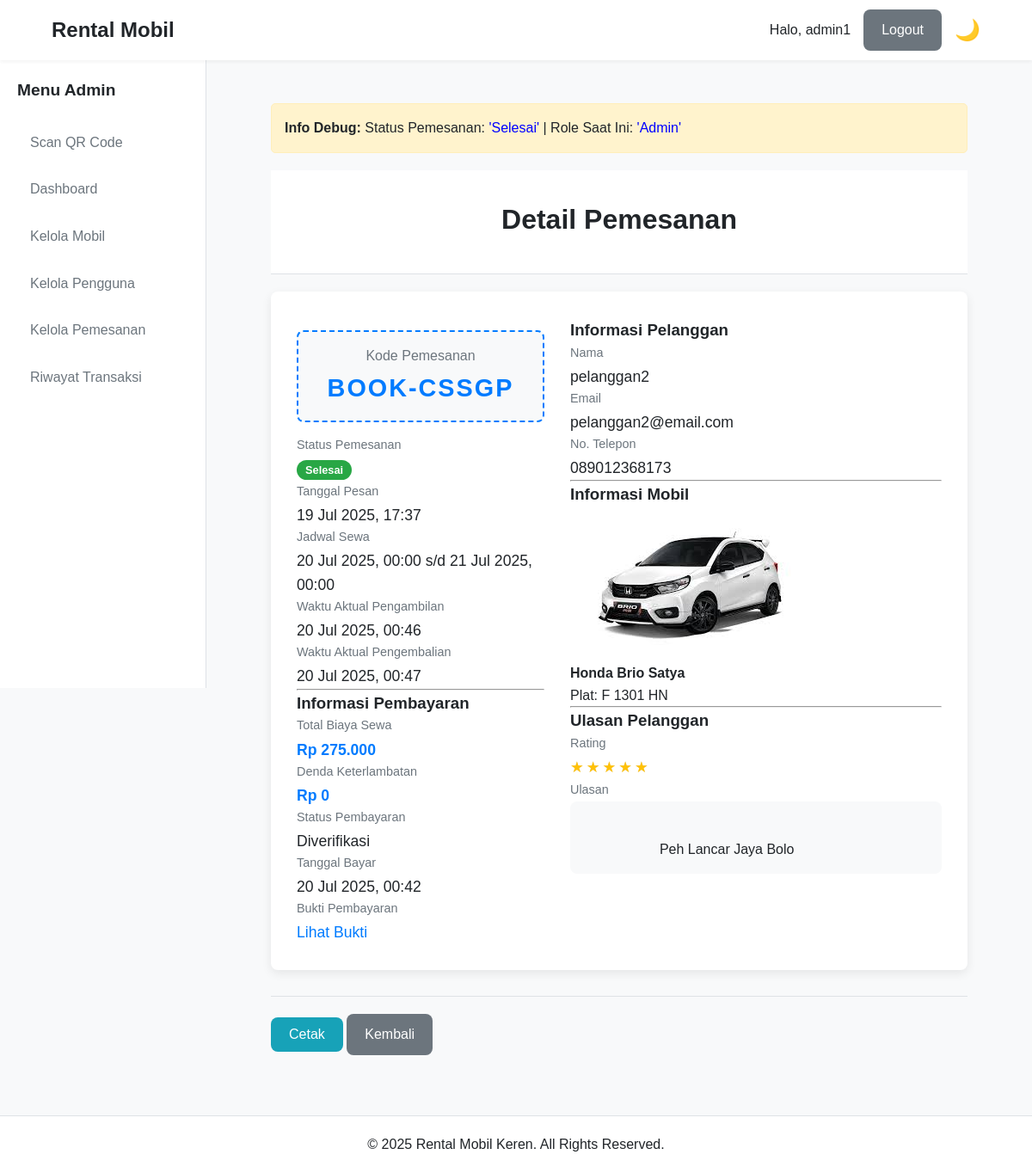
Page /actions/pemesanan/detail.php?id=4 (signed in) on the committed database.
### tables this page shows
CREATE TABLE `pemesanan` (
  `id_pemesanan` int(11) NOT NULL,
  `kode_pemesanan` varchar(10) NOT NULL,
  `id_pengguna` int(11) NOT NULL,
  `id_mobil` int(11) NOT NULL,
  `tanggal_mulai` datetime NOT NULL,
  `tanggal_selesai` datetime NOT NULL,
  `tanggal_pengembalian` datetime DEFAULT NULL,
  `total_biaya` decimal(12,2) NOT NULL,
  `total_denda` decimal(12,2) DEFAULT 0.00,
  `total_biaya_diajukan` decimal(12,2) DEFAULT NULL,
  `status_pemesanan` enum('Menunggu Pembayaran','Dikonfirmasi','Berjalan','Selesai','Dibatalkan','Pengajuan Pembatalan','Pengajuan Ambil Cepat','Menunggu Pembayaran Denda','Pengajuan Ditolak') NOT NULL,
  `alasan_pembatalan` text DEFAULT NULL,
  `rekening_pembatalan` varchar(50) DEFAULT NULL,
  `rating_pengguna` int(1) DEFAULT NULL,
  `review_pelanggan` text DEFAULT NULL,
  `catatan_admin` varchar(255) DEFAULT NULL,
  `waktu_pengambilan` datetime DEFAULT NULL,
  `waktu_pengembalian` datetime DEFAULT NULL,
  `tgl_mulai_diajukan` datetime DEFAULT NULL,
  `tanggal_pemesanan` timestamp NOT NULL DEFAULT current_timestamp()
);

CREATE TABLE `pembayaran` (
  `id_pembayaran` int(11) NOT NULL,
  `id_pemesanan` int(11) NOT NULL,
  `tanggal_bayar` datetime NOT NULL,
  `jumlah_bayar` decimal(12,2) NOT NULL,
  `metode_pembayaran` varchar(50) NOT NULL,
  `bukti_pembayaran` varchar(255) DEFAULT NULL,
  `status_pembayaran` enum('Menunggu Verifikasi','Diverifikasi','Ditolak') NOT NULL,
  `keterangan` text DEFAULT NULL,
  `id_karyawan_verif` int(11) DEFAULT NULL
);

CREATE TABLE `pengguna` (
  `id_pengguna` int(11) NOT NULL,
  `username` varchar(50) NOT NULL,
  `password` varchar(255) NOT NULL,
  `nama_lengkap` varchar(100) NOT NULL,
  `email` varchar(100) NOT NULL,
  `no_telp` varchar(15) NOT NULL,
  `alamat` text DEFAULT NULL,
  `role` enum('Admin','Karyawan','Pelanggan') NOT NULL DEFAULT 'Pelanggan',
  `created_at` timestamp NOT NULL DEFAULT current_timestamp()
);

CREATE TABLE `mobil` (
  `id_mobil` int(11) NOT NULL,
  `plat_nomor` varchar(10) NOT NULL,
  `merk` varchar(50) NOT NULL,
  `model` varchar(50) NOT NULL,
  `tahun` year(4) NOT NULL,
  `jenis_mobil` varchar(50) DEFAULT NULL,
  `harga_sewa_harian` decimal(10,2) NOT NULL,
  `denda_per_hari` decimal(10,2) NOT NULL,
  `status` enum('Tersedia','Disewa','Perawatan','Tidak Aktif') NOT NULL DEFAULT 'Tersedia',
  `gambar_mobil` varchar(255) DEFAULT NULL,
  `spesifikasi` text DEFAULT NULL,
  `kelas_mobil` enum('Low level','Mid level','High level','Luxury') DEFAULT 'Mid level',
  `updated_at` timestamp NOT NULL DEFAULT current_timestamp() ON UPDATE current_timestamp()
);

### includes/functions.php (called while the page is built, shortened)
<?php
function format_rupiah($angka) {
    return 'Rp ' . number_format($angka, 0, ',', '.');
}
?>

### actions/pemesanan/detail.php (the view, shortened to what this page needs)
<?php
require_once '../../includes/config.php';
require_once '../../includes/functions.php';
$id_pemesanan = isset($_GET['id']) ? (int)$_GET['id'] : 0;
$role_session = $_SESSION['role'];
try {
    $sql = "SELECT p.*,
                   u.nama_lengkap AS nama_pelanggan, u.email AS email_pelanggan, u.no_telp AS telp_pelanggan,
                   m.merk, m.model, m.plat_nomor, m.gambar_mobil, m.denda_per_hari,
                   pay.status_pembayaran, pay.bukti_pembayaran, pay.tanggal_bayar
            FROM pemesanan p
            JOIN pengguna u ON p.id_pengguna = u.id_pengguna
            JOIN mobil m ON p.id_mobil = m.id_mobil
            LEFT JOIN pembayaran pay ON p.id_pemesanan = pay.id_pemesanan
            WHERE p.id_pemesanan = ?";
    $params = [$id_pemesanan];
    $stmt = $pdo->prepare($sql);
    $stmt->execute($params);
    $pemesanan = $stmt->fetch();
} catch (PDOException $e) {
    die("Terjadi kesalahan pada database: " . $e->getMessage());
}
require_once '../../includes/header.php';
?>
<div style="background: #fff3cd; border: 1px solid #ffeeba; padding: 15px; margin: 20px 0; border-radius: 5px;">
    <strong>Info Debug:</strong> Status Pemesanan:
    <span style="color:blue">'<?= $pemesanan['status_pemesanan'] ?>'</span> | Role Saat Ini:
    <span style="color:blue">'<?= $role_session ?>'</span>
</div>
<div class="page-header">
    <h1>Detail Pemesanan</h1>
</div>
<div class="detail-container">
    <div class="detail-main">
        <div class="info-item booking-code-item">
            <span class="label">Kode Pemesanan</span>
            <span class="value code"><?= htmlspecialchars($pemesanan['kode_pemesanan']) ?></span>
        </div>
        <div class="info-item"><span class="label">Status Pemesanan</span><span class="value"><span class="status-badge status-<?= strtolower(str_replace(' ', '-', $pemesanan['status_pemesanan'])) ?>"><?= htmlspecialchars($pemesanan['status_pemesanan']) ?></span></span></div>
        <div class="info-item"><span class="label">Tanggal Pesan</span><span class="value"><?= date('d M Y, H:i', strtotime($pemesanan['tanggal_pemesanan'])) ?></span></div>
        <div class="info-item"><span class="label">Jadwal Sewa</span><span class="value"><?= date('d M Y, H:i', strtotime($pemesanan['tanggal_mulai'])) ?> s/d <?= date('d M Y, H:i', strtotime($pemesanan['tanggal_selesai'])) ?></span></div>
        <?php if ($pemesanan['waktu_pengambilan']): ?>
            <div class="info-item"><span class="label">Waktu Aktual Pengambilan</span><span class="value"><?= date('d M Y, H:i', strtotime($pemesanan['waktu_pengambilan'])) ?></span></div>
        <?php endif; ?>
        <?php if ($pemesanan['waktu_pengembalian']): ?>
            <div class="info-item"><span class="label">Waktu Aktual Pengembalian</span><span class="value"><?= date('d M Y, H:i', strtotime($pemesanan['waktu_pengembalian'])) ?></span></div>
        <?php endif; ?>
        <hr>
        <h3>Informasi Pembayaran</h3>
        <div class="info-item"><span class="label">Total Biaya Sewa</span><span class="value price"><?= format_rupiah($pemesanan['total_biaya']) ?></span></div>
        <div class="info-item"><span class="label">Denda Keterlambatan</span><span class="value price"><?= format_rupiah($pemesanan['total_denda']) ?></span></div>
        <div class="info-item"><span class="label">Status Pembayaran</span><span class="value"><?= htmlspecialchars($pemesanan['status_pembayaran'] ?: 'Belum Bayar') ?></span></div>
        <?php if ($pemesanan['tanggal_bayar']): ?>
            <div class="info-item"><span class="label">Tanggal Bayar</span><span class="value"><?= date('d M Y, H:i', strtotime($pemesanan['tanggal_bayar'])) ?></span></div>
        <?php endif; ?>
        <?php if ($pemesanan['bukti_pembayaran']): ?>
            <div class="info-item bukti-pembayaran-item"><span class="label">Bukti Pembayaran</span><span class="value"><a href="<?= BASE_URL ?>assets/img/bukti_pembayaran/<?= htmlspecialchars($pemesanan['bukti_pembayaran']) ?>" target="_blank">Lihat Bukti</a></span></div>
        <?php endif; ?>
    </div>
    <div class="detail-sidebar">
        <h3>Informasi Pelanggan</h3>
        <div class="info-item"><span class="label">Nama</span><span class="value"><?= htmlspecialchars($pemesanan['nama_pelanggan']) ?></span></div>
        <div class="info-item"><span class="label">Email</span><span class="value"><?= htmlspecialchars($pemesanan['email_pelanggan']) ?></span></div>
        <div class="info-item"><span class="label">No. Telepon</span><span class="value"><?= htmlspecialchars($pemesanan['telp_pelanggan']) ?></span></div>
        <hr>
        <h3>Informasi Mobil</h3>
        <div class="info-item-row">
            <img src="<?= BASE_URL ?>uploads/mobil/<?= htmlspecialchars($pemesanan['gambar_mobil'] ?: 'default-car.png') ?>" alt="Mobil" class="info-item-image">
            <div><strong><?= htmlspecialchars($pemesanan['merk'] . ' ' . $pemesanan['model']) ?></strong><br>Plat: <?= htmlspecialchars($pemesanan['plat_nomor']) ?></div>
        </div>
        <?php if (!empty($pemesanan['review_pelanggan'])): ?>
            <hr>
            <h3>Ulasan Pelanggan</h3>
            <div class="info-item">
                <span class="label">Rating</span>
                <div class="value star-rating" data-rating="<?= $pemesanan['rating_pengguna'] ?>">
                </div>
            </div>
            <div class="info-item">
                <span class="label">Ulasan</span>
                <div class="value description">
                    <?= nl2br(htmlspecialchars($pemesanan['review_pelanggan'])) ?>
                </div>
            </div>
        <?php endif; ?>
    </div>
</div>
<div class="detail-actions">
    <button onclick="window.print();" class="btn btn-info">Cetak</button>
    <a href="<?= BASE_URL . strtolower($role_session) ?>/dashboard.php" class="btn btn-secondary">Kembali</a>
</div>
<?php
require_once '../../includes/footer.php';
?>

### assets/css/style.css (style rules this page uses)
:root { --primary-color: #007bff; --secondary-color: #6c757d; --success-color: #28a745; --danger-color: #dc3545; --warning-color: #ffc107; --info-color: #17a2b8; --bg-color: #f8f9fa; --surface-color: #ffffff; --text-color: #212529; --muted-text-color: #6c757d; --border-color: #dee2e6; --font-family: 'Poppins', sans-serif; --header-height: 70px; --sidebar-width: 240px; --border-radius: 8px; --box-shadow: 0 4px 12px rgba(0, 0, 0, 0.08); }
* { margin: 0; padding: 0; box-sizing: border-box; }
body { font-family: var(--font-family); background-color: var(--bg-color); color: var(--text-color); line-height: 1.6; }
a { color: var(--primary-color); text-decoration: none; transition: color 0.2s; }
img { max-width: 100%; height: auto; display: block; }
.btn { display: inline-block; padding: 10px 20px; font-size: 1rem; font-weight: 500; border: 1px solid transparent; border-radius: var(--border-radius); cursor: pointer; transition: all 0.2s; text-align: center; }
.btn-secondary { background-color: var(--secondary-color); color: #fff; }
.status-badge { padding: 4px 10px; border-radius: 12px; font-size: 0.8rem; font-weight: 600; color: #fff; text-transform: capitalize; white-space: nowrap; }
.status-tersedia, .status-dikonfirmasi, .status-selesai, .status-diverifikasi { background-color: var(--success-color); }
.page-header { background-color: var(--surface-color); padding: 2rem 0; text-align: center; margin-bottom: 30px; border-bottom: 1px solid var(--border-color); }
.page-header h1 { margin-bottom: 5px; }
.btn-info { background-color: var(--info-color); color: #fff; }
.detail-container { display: grid; grid-template-columns: 1fr 1.5fr; gap: 30px; background-color: var(--surface-color); padding: 30px; border-radius: var(--border-radius); box-shadow: var(--box-shadow); }
.info-item .label { display: block; font-size: 0.9rem; color: var(--muted-text-color); margin-bottom: 2px; }
.info-item .value { font-size: 1.1rem; font-weight: 500; }
.info-item .value.price { font-weight: 600; color: var(--primary-color); }
.info-item .description { background-color: var(--bg-color); padding: 15px; border-radius: var(--border-radius); font-size: 1rem; line-height: 1.7; white-space: pre-wrap; }
.detail-actions { margin-top: 30px; border-top: 1px solid var(--border-color); padding-top: 20px; }
.booking-code-item { background-color: var(--bg-color); border: 2px dashed var(--primary-color); padding: 15px; margin: 15px 0; text-align: center; border-radius: var(--border-radius); }
.booking-code-item .label { font-size: 1rem; }
.booking-code-item .value.code { font-size: 1.8rem; font-weight: 700; letter-spacing: 2px; color: var(--primary-color); display: block; }
.star-rating { display: inline-block; position: relative; font-size: 1.5rem; color: #ddd; letter-spacing: 3px; }
.star-rating::before { content: '★★★★★'; }
.star-rating::after { content: '★★★★★'; position: absolute; top: 0; left: 0; color: #ffc107; overflow: hidden; width: var(--rating-percent); }

### assets/css/dashboard.css (style rules this page uses)
.page-header { margin-bottom: 20px; }

### rows in the picture
pemesanan: status_pemesanan "Selesai", kode_pemesanan "BOOK-CSSGP", tanggal_pemesanan "19 Jul 2025, 17:37", tanggal_mulai "20 Jul 2025, 00:00", tanggal_selesai "21 Jul 2025, 00:00", waktu_pengambilan "20 Jul 2025, 00:46", waktu_pengembalian "20 Jul 2025, 00:47", total_biaya "Rp 275.000", total_denda "Rp 0", pembayaran.status_pembayaran "Diverifikasi", pembayaran.tanggal_bayar "20 Jul 2025, 00:42", id_pengguna.nama_lengkap "pelanggan2", id_pengguna.email "pelanggan2@email.com", id_pengguna.no_telp "089012368173", id_mobil.gambar_mobil (picture), id_mobil.model "Honda Brio Satya", id_mobil.plat_nomor "F 1301 HN", review_pelanggan "Peh Lancar Jaya Bolo"

### other values in the picture
$_SESSION['username'] "admin1"
$_SESSION['role'] "Admin"
$role_session "Admin"
